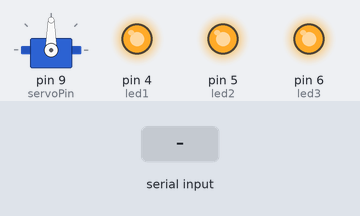
Recording of a sketch running on a simulated Arduino Uno, built with avr-gcc and run on an emulated ATmega328P. Parts: servo, output pins drawn as LEDs (lit = HIGH). The inputs (shaded band) are chosen by the test bench.

Above: at 1.2 s.
1.3 s: "1" received over Serial
At 3.9 s:
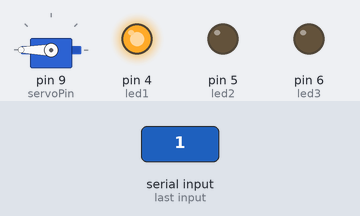
At 7.2 s:
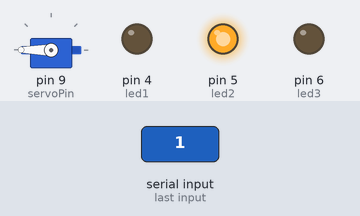
Timing chart, 0 to 26.4 s (numbered marks = the images above; inputs shaded):
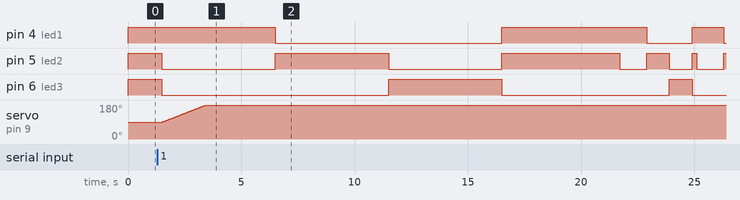

Measured:
- after the input at 1.3 s, pin 4 (led1): goes LOW 10.0 s, HIGH 6.4 s, LOW 2.0 s, HIGH 1.4 s, then LOW, starting after 5.2 s; pin 5 (led2): HIGH → LOW after 0.20 s, → HIGH 5.0 s later, → LOW 5.0 s later, → HIGH 5.0 s later, … (10 changes in this stretch)

The sketch:

RemoteFlower.ino
```cpp
#include <LiquidCrystal.h>
//#include <Servo.h>
#include <VarSpeedServo.h>

int led1 = 4 ;//Blue
int led2 = 5 ;
int led3 = 6;


int servoPin = 9;

VarSpeedServo servo;

int angle = 0;   // servo position in degrees


//Char used for reading in Serial characters
char inbyte = 0;
//*******************************************************************************************

void setup() {
  // initialise serial communications at 9600 bps:
  Serial.begin(9600);
  servo.attach(servoPin);

  pinMode(led1, OUTPUT);
  pinMode(led2, OUTPUT);
  pinMode(led3, OUTPUT);
  digitalWrite(led1, HIGH);
  digitalWrite(led2, HIGH);
  digitalWrite(led3, HIGH);

  servo.slowmove(90,30);
}

void loop() {

  //when serial values have been received this will be true
  if (Serial.available() > 0)
  {
    inbyte = Serial.read();
    if (inbyte == '0')
    {
      //LED off
      //digitalWrite(led1, HIGH);
      //digitalWrite(led2, LOW);
      setColor(255, 0, 0);  // red
      delay(5000);
      setColor(0, 255, 0);  // green
      delay(5000);
      setColor(0, 0, 255);  // blue
      delay(5000);
      setColor(255, 255, 0);  // YELLOW
      delay(5000);
      servo.slowmove(10,30);

    }
    if (inbyte == '1')
    {
      //LED on
      digitalWrite(led1, HIGH);
      digitalWrite(led2, HIGH);
      digitalWrite(led3, HIGH);
      servo.slowmove(220,30);
      setColor(255, 0, 0);  // red
      delay(5000);
      setColor(0, 255, 0);  // green
      delay(5000);
      setColor(0, 0, 255);  // blue
      delay(5000);
      setColor(255, 255, 0);  // YELLOW
      delay(5000);
      blink(led2);


    }

     if (inbyte == '2')
    {
      //LED on
     if(servo.read()>0){
      servo.slowmove(10,30);

     }

     setColor(255, 255, 0);  // Yellow
      delay(5000);
      setColor(0, 255, 0);  // green
      delay(5000);
      setColor(0, 0, 255);  // blue
      delay(5000);

      blink(led2);


    }

    if (inbyte == '3')
    {
      //LED on
     if(servo.read()>0){
      servo.slowmove(135,30);
     }
     setColor(255, 15, 150);  // red
      delay(1000);
      setColor(0, 255, 0);  // green
      delay(1000);
      setColor(0, 0, 255);  // blue
      blink(led2);
   }

   if (inbyte == '4')
    {
     for(int i=0;i<130;i++){
      servo.slowmove(i,200);
     }
   }
  }
  //delay by 2s. Meaning we will be sent values every 2s approx
  //also means that it can take up to 2 seconds to change LED state
  delay(500);
}


void blink(int ledNumber)
{
  for(int i=0;i<6;i++){


  digitalWrite(ledNumber, HIGH);
  delay(200);
  digitalWrite(ledNumber, LOW);
  delay(200);
  digitalWrite(ledNumber, HIGH);
  setColor(255, 0, 0);  // red
      delay(1000);
      setColor(0, 255, 0);  // green
      delay(1000);
      setColor(0, 0, 255);  // blue
      delay(1000);
      setColor(255, 255, 0);  // Yellow
}


}

void setColor(int red, int green, int blue)
{
  #ifdef COMMON_ANODE
    red = 255 - red;
    green = 255 - green;
    blue = 255 - blue;
  #endif
  analogWrite(led1, red);
  analogWrite(led2, green);
  analogWrite(led3, blue);
}
```
